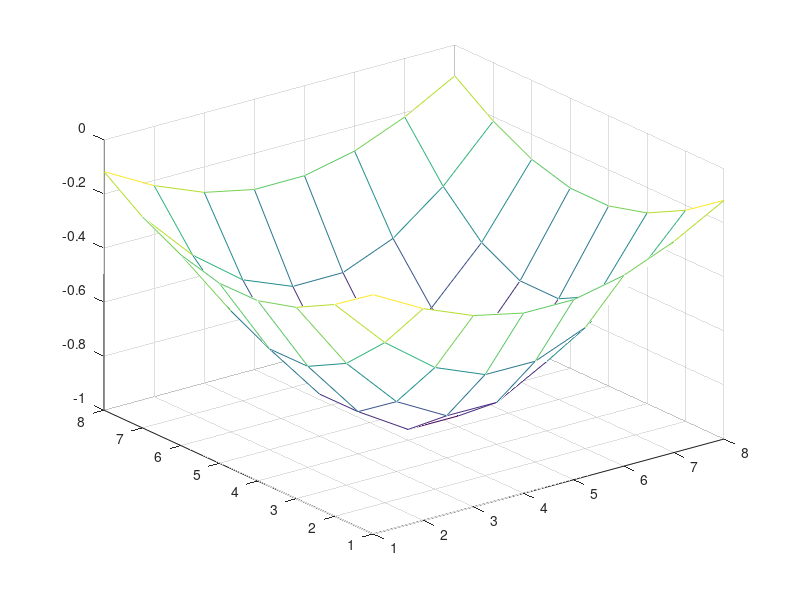

Write the MATLAB code that produced this figure.
clc;
clear;

%% Problem Parameters
% Nodes per dimension
N = 10;

% Interval per dimension
n = N-1;

% Number of elements
ne = 2*n^2;
% Number of nodes (unkown nodes are (N-2)^2)
nc = N^2;

% Step
h = 1/n;

%% Assembly of Auxilary Matrices
% Coordinate matrix: Contains the position of each node in the domain
coords = zeros(nc,2);
for j = 1:N
  for i = 1:N
    coords((j-1)*N + i, :) = [(i-1)*h, (j-1)*h];
  end
end


% Local-to-global matrix: i = element, j = vertex (local)
% (i,j) = numbering of j-th vertex of the i-th element in global domain
numbering = reshape(1:N^2, N, N)';
l2g = zeros(ne,3);
k = 1;

for nx = 1:n
  for ny = 1:n
    l2g(k, :) = [numbering(ny,nx), numbering(ny, nx+1), numbering(ny+1, nx)];
    l2g(k+1, :) = [numbering(ny+1,nx+1), numbering(ny+1, nx), numbering(ny, nx+1)];
    k = k + 2;
  end
end

% Assemble the global stiffness matrix
M = spalloc(N^2, N^2, 5*N^2);
Me = zeros(3,3);

tic
for e = 1:ne
  y12 = coords(l2g(e,1), 2) - coords(l2g(e,2),2);
  y23 = coords(l2g(e,2), 2) - coords(l2g(e,3),2);
  y31 = coords(l2g(e,3), 2) - coords(l2g(e,1),2);
  y21 = coords(l2g(e,2), 2) - coords(l2g(e,1),2);

  x31 = coords(l2g(e,3), 1) - coords(l2g(e,1),1);
  x32 = coords(l2g(e,3), 1) - coords(l2g(e,2),1);
  x21 = coords(l2g(e,2), 1) - coords(l2g(e,1),1);
  x13 = coords(l2g(e,1), 1) - coords(l2g(e,3),1);

  Ae = (x21*y31-x31*y21)/2;

  % (pdf page 79 and onward)
  Me(1,1) = -(y23*y23+x32*x32)/(4*Ae);
  Me(1,2) = -(y23*y31+x32*x13)/(4*Ae);
  Me(1,3) = -(y23*y12+x32*x21)/(4*Ae);
  Me(2,1) = Me(1,2);
  Me(2,2) = -(y31^2+x13^2)/(4*Ae);
  Me(2,3) = -(y31*y12+x13*x21)/(4*Ae);
  Me(3,1) = Me(1,3);
  Me(3,2) = Me(2,3);
  Me(3,3) = -(y12^2 + x21^2)/(4*Ae);


  for i = 1:3
    for j = 1:3
      M(l2g(e,i), l2g(e,j)) = M(l2g(e,i), l2g(e,j)) + Me(i,j);
    end
  end
end
toc

% Assemble the right hand side vector
F = zeros(N^2,1);
Fe = zeros(3,1);
f = @(x,y) 2*pi^2*sin(pi*x).*sin(pi*y);

tic
for e = 1:ne
  x31 = coords(l2g(e,3), 1) - coords(l2g(e,1),1);
  x21 = coords(l2g(e,2), 1) - coords(l2g(e,1),1);
  y31 = coords(l2g(e,3), 2) - coords(l2g(e,1),2);
  y21 = coords(l2g(e,2), 2) - coords(l2g(e,1),2);
  x1 = coords(l2g(e,1),1);
  y1 = coords(l2g(e,1),2);

  x = @(k,e) x1 + x21*k + x31*e;
  y = @(k,e) y1 + y21*k + y31*e;
  Ae = (x21*y31 - x31*y21)/2;

  % Functions to be integrated
  P1 = @(k,e) (1-k-e).*f(x(k,e),y(k,e));
  P2 = @(k,e) (k).*f(x(k,e),y(k,e));
  P3 = @(k,e) (e).*f(x(k,e),y(k,e));

  Fe(1) = 2 * Ae * integral2(P1, 0,1, 0, @(k) 1-k);
  Fe(2) = 2 * Ae * integral2(P2, 0,1, 0, @(k) 1-k);
  Fe(3) = 2 * Ae * integral2(P3, 0,1, 0, @(k) 1-k);

  for i = 1:3
    F(l2g(e,i)) = F(l2g(e,i)) + Fe(i);
  end
end
toc

% Find boundaries
numbering(2:end-1, 2:end-1) = 0;
boundaries = find(numbering);

% Remove lines and columns
M(boundaries, :) = [];
M(:, boundaries) = [];
F(boundaries) = [];

% Solve and plot
x = M\F;
mesh(reshape(x,n-1,n-1));
